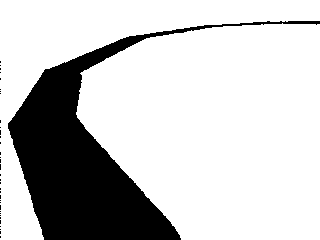
#> input picture Screenshots/Screenshot-2018-09-11-10-13-52.png, 320 x 240 px
$ python AnalyzeTest.py
#> lines starting #> are read from the running program, lines starting #| are printed output that depends on the picture; after the words box and inside, x2 and y2 are one past the last pixel; in counts of white or black regions, pixels touching at a corner belong together
import cv2
import numpy


def unique_count(a):
    unique, inverse = numpy.unique(a, return_inverse=True)
    count = numpy.zeros(len(unique), numpy.int)
    numpy.add.at(count, inverse, 1)
    return numpy.vstack((unique, count)).T


image = cv2.imread("Screenshots/Screenshot-2018-09-11-10-13-52.png", cv2.IMREAD_GRAYSCALE) - 255
#> image: shape (240, 320); values 0 (black) and 1 (white), 22.1% white; 36 white regions (35 under 20 px), largest, box (x1, y1, x2, y2) and area: (8, 21, 320, 240) 16874

print(unique_count(image))
#> in unique_count, `unique, inverse = numpy.unique(a, return_inverse=True)`: unique = [0, 1]
#> in unique_count, `count = numpy.zeros(len(unique), numpy.int)`: count = [0, 0]
#| [[    0 59851]
#|  [    1 16949]]
print(image)
#> (printed output is left out)

start_row_1 = int(image.shape[0] / 3)
#> start_row_1 = 80
row_height = int((image.shape[0] - start_row_1) / 3)
#> row_height = 53
end_row_1 = start_row_1 + row_height
#> end_row_1 = 133
end_row_2 = end_row_1 + row_height
#> end_row_2 = 186
end_row_3 = image.shape[0]
#> end_row_3 = 240

x_row_1 = int(numpy.mean(numpy.nonzero(image[start_row_1:end_row_1])[1]))
#> x_row_1 = 49
x_row_2 = int(numpy.mean(numpy.nonzero(image[end_row_1:end_row_2])[1]))
#> x_row_2 = 66
x_row_3 = int(numpy.mean(numpy.nonzero(image[end_row_2:end_row_3])[1]))
#> x_row_3 = 98

#numpy.set_printoptions(threshold=numpy.nan)
print(x_row_1)
#| 49
print(x_row_2)
#| 66
print(x_row_3)
#| 98

image = (image + 255)

print(unique_count(image))
#| [[    0 16949]
#|  [  255 59851]]
print(image)
#> (printed output is left out)

image = cv2.cvtColor(image, cv2.COLOR_GRAY2BGR)
#> image is the input picture: shape (240, 320, 3); 77.9% white; 36 black regions (35 under 20 px), largest, box (x1, y1, x2, y2) and area: (8, 21, 320, 240) 16874

cv2.circle(image, (x_row_1, int((start_row_1 + end_row_1) / 2)), radius=3, color=(0, 0, 255), thickness=5)
cv2.circle(image, (x_row_2, int((end_row_1 + end_row_2) / 2)), radius=3, color=(0, 0, 255), thickness=5)
cv2.circle(image, (x_row_3, int((end_row_2 + end_row_3) / 2)), radius=3, color=(0, 0, 255), thickness=5)
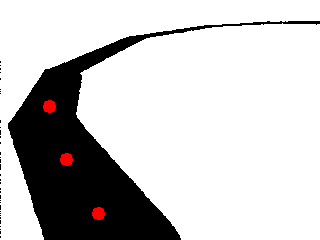
#> image: shape (240, 320, 3); mean B, G, R 198.7, 198.7, 200

cv2.imshow("img", image)
cv2.waitKey(0)
cv2.destroyAllWindows()
